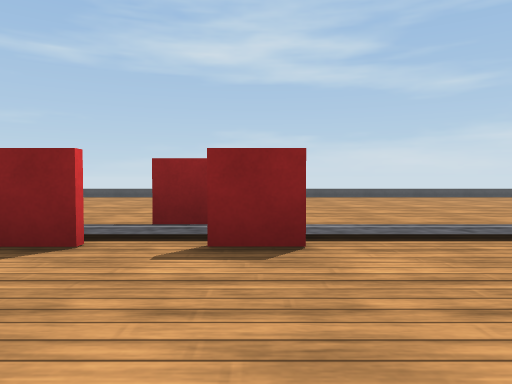
[1] (above)

17 first-person views from a walk through a Webots world. The camera is 0.21 m above the floor, tilts 2° down and sees 70° across. The floor is counted in squares, 0.5 m on a side. Each view is taken from the middle of a square. On the plan, view 1 faces up. The plan holds only what a view shows up to about 9 squares ahead; the rest is blank. The robots in the file are not drawn. Simple shapes and patterns stand in for the simulator's stock objects.

[2]
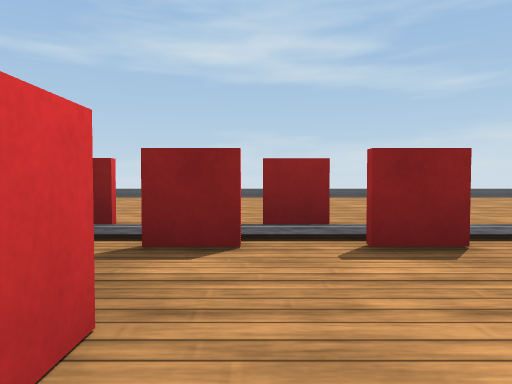

[3]
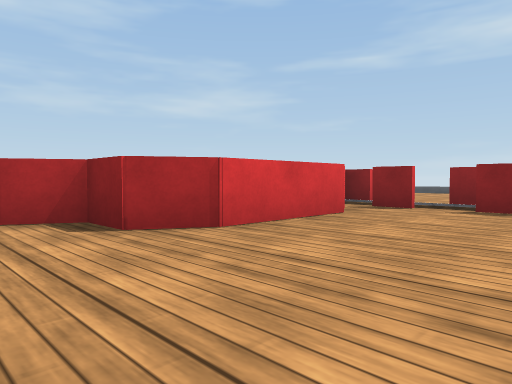

[4]
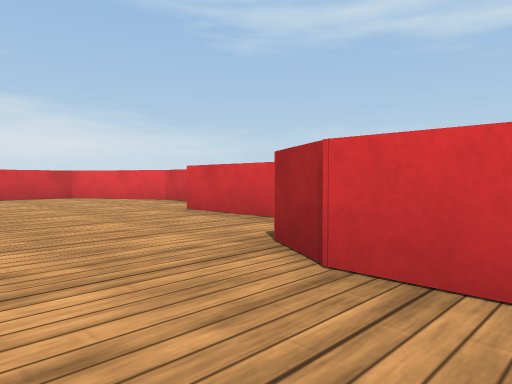

[5]
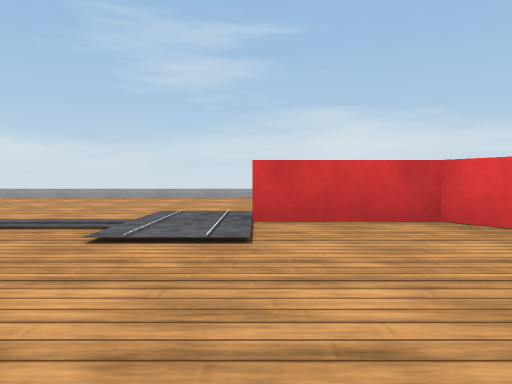

[6]
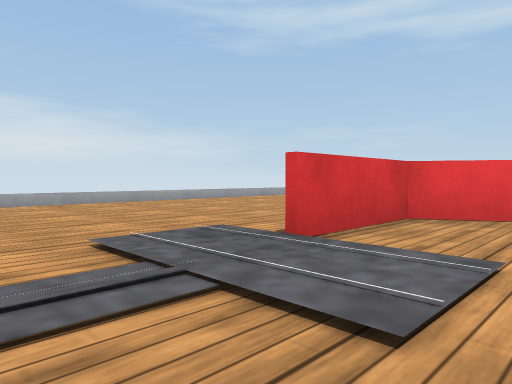

[7]
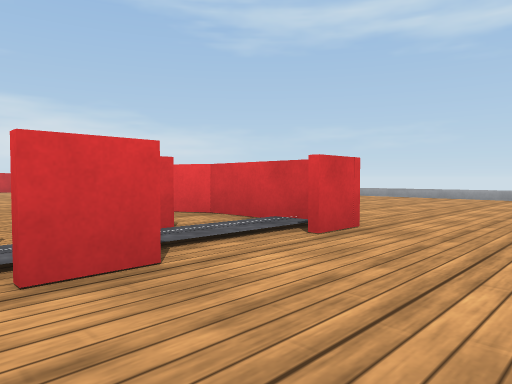

[8]
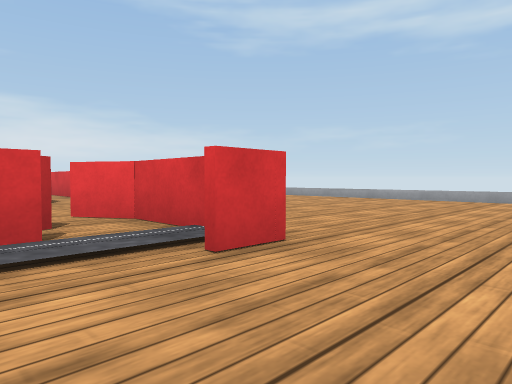

[9]
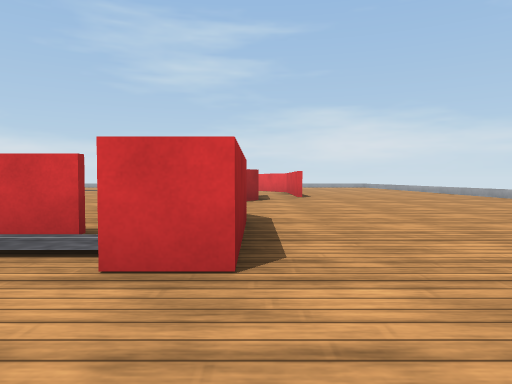

[10]
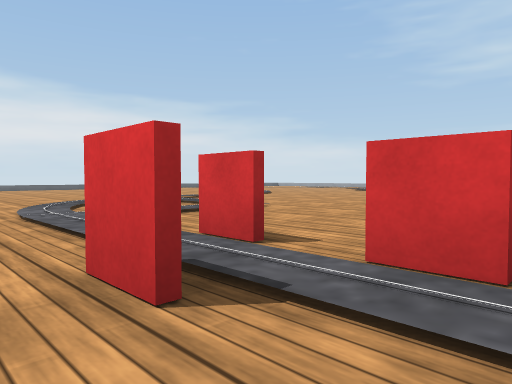

[11]
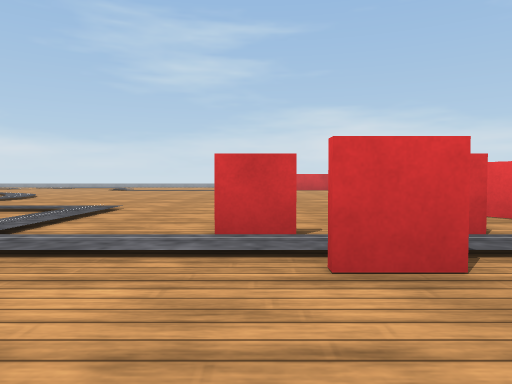

[12]
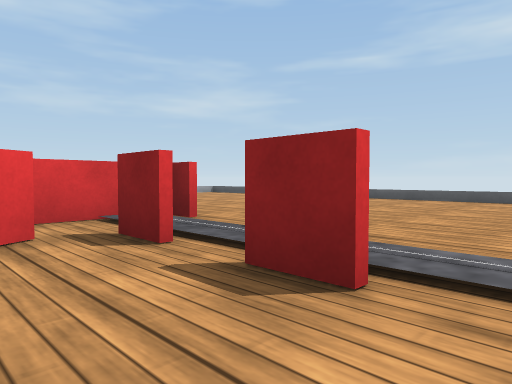

[13]
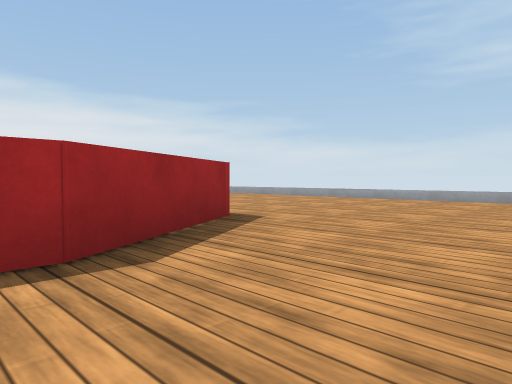

[14]
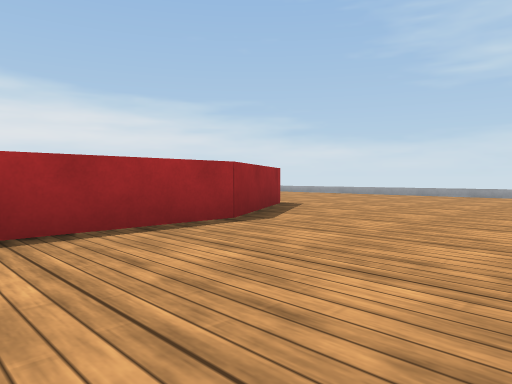

[15]
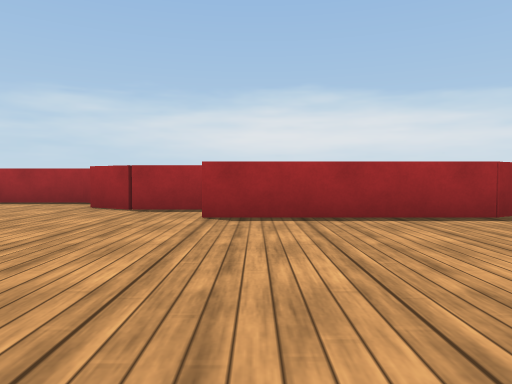

[16]
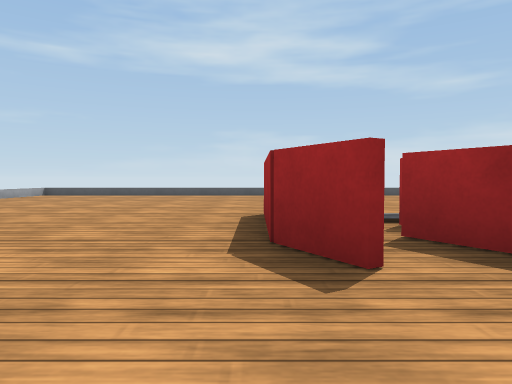

[17]
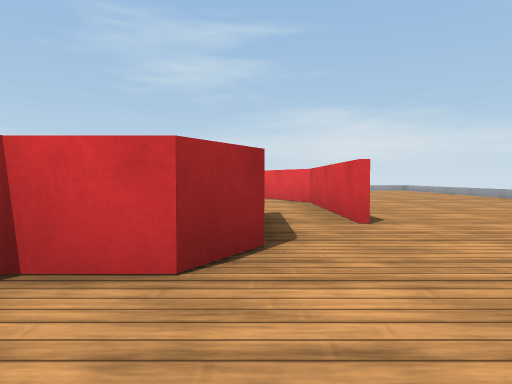

### Floor plan
Points are (right, up) in squares from view 1. A wall is a line through its corners. A room is listed if a view was taken in it or the views show most of it. See-through windows are left out.
Room 1 (views 1, 2, 3, 4, 5, 6, 7, 8, 9, 10, 11, 12, 13, 14, 15, 16, 17)
walls: (-1.5, -0.6) (-1.5, 0.5); (-1.4, 0.5) (-1.4, -0.6); (-2.8, -2.6) (-2.8, -4.4); (-3, -3.4) (-3, -2.5); (-4, -3.4) (-4, -6.6) (-2.8, -8.6) (-0.9, -8.6); (-2.8, 2.6) (-2.8, 1.5); (-2.9, -8.7) (-4.1, -6.6) (-4.1, -3.4)
low walls: (6, 8.5) (-4.3, 8.5); (-8.5, -2.7) (-8.5, -4); (-8.5, -7.7) (-8.5, -9); (-8.5, 3.8) (-8.5, -0.2); (-5.4, -13.5) (5, -13.5); (-8.5, 8) (-8.5, 6.8)
objects: red box (-3, -2); red box (-3, 1); red box (-3, 3); red box (-2, -2); red box (-2, -1); red box (-2, 1); red box (-2, 2); red box (-1, 3); red box (0, 2)

Where each view was taken, in squares from view 1:
view 1: 0 up, 0 right, facing up
view 2: 0 up, 1 left, facing up
view 3: 3 down, 1 right, facing up-left
view 4: 0 up, 0 right, facing down-left
view 5: 5 down, 1 left, facing down
view 6: 7 down, 1 right, facing down-left
view 7: 5 up, 0 right, facing down-left
view 8: 5 up, 1 left, facing down-left
view 9: 5 up, 3 left, facing down
view 10: 4 up, 2 left, facing down-right
view 11: 5 up, 0 right, facing down
view 12: 1 up, 1 right, facing up-left
view 13: 6 down, 6 left, facing down-right
view 14: 4 down, 7 left, facing down-right
view 15: 4 down, 8 left, facing right
view 16: 1 down, 3 left, facing up
view 17: 0 up, 3 left, facing down
